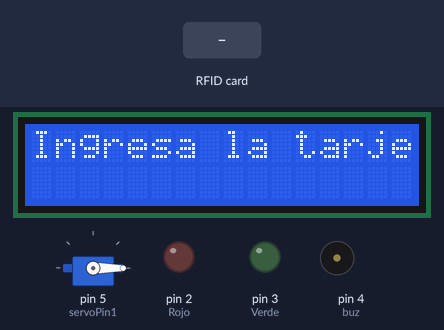
This sketch was run on a simulated Arduino Uno, built with avr-gcc and run on an emulated ATmega328P. Shown: servo, 16×2 character LCD, output pins drawn as LEDs (lit = HIGH), buzzer (waves = sounding, pin HIGH). The inputs (shaded band) are chosen by the test bench. Pins used as bus, display or sensor lines are not drawn; what the sketch prints to the serial monitor is not drawn.

Above: at 1.3 s.
1.4 s: RFID card 5E 7A 19 C4 held to the reader
At 2.5 s:
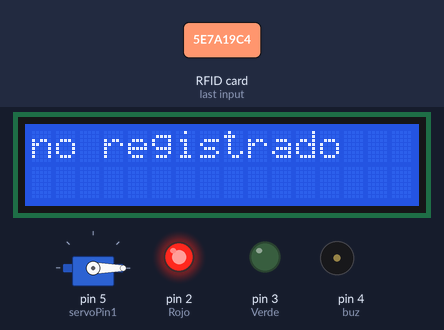
At 4.7 s:
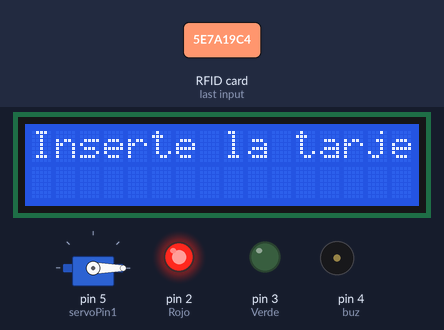
Timing chart, 0 to 6.2 s (numbered marks = the images above; inputs shaded):
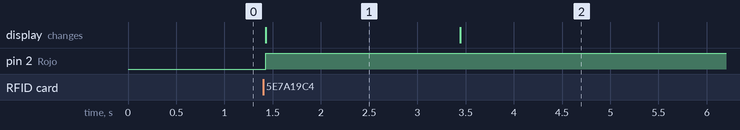

Measured:
- after the input at 1.4 s, pin 2 (Rojo): LOW → HIGH at once; the display: changes at once (image 1)
- what the display in image 1 shows lasts 2.0 s, from 1.4 s to 3.4 s

The sketch:

7.2CM.ino
```cpp
	//Christian Daniel Marroquín Barrios - 2022132
  //Practica 7.2
#include <SPI.h>			//libreria bus SPI
#include <MFRC522.h>			//libreria especifica para MFRC522
#include <Servo.h>//Librerias
#include <Wire.h>
#include <LiquidCrystal_I2C.h>

int Rojo = 2;
int Verde = 3;
const int servoPin1 = 5;
int buz = 4;
Servo servo;
#define RST_PIN  9			//referencia pin de reset
#define SS_PIN  10			//referencia pin de slave select

MFRC522 mfrc522(SS_PIN, RST_PIN);	// crea slave select y reset
LiquidCrystal_I2C lcd(0x27, 16, 2);// Inicializa la pantalla LCD

byte LecturaUID[4]; 				// crea array para almacenar el UID leido
byte Usuario1[4]= {0xB2, 0x054, 0x9E, 0x1C} ;    // UID de tarjeta 1
byte Usuario2[4]= {0xE3, 0x0D4, 0x95, 0xA5} ;    // UID de llavero 1

void setup() {
  Serial.begin(9600);			// inicializa comunicacion por monitor
  SPI.begin();				// inicializa bus SPI
  mfrc522.PCD_Init();			// inicializa modulo lector
  Serial.println("Listo");		// Muestra texto Listo
  servo.attach(servoPin1);
  servo.write(0);
  pinMode(Rojo, OUTPUT);
  pinMode(Verde, OUTPUT);
  pinMode(buz, OUTPUT);

   Wire.begin();// Inicializa la comunicación I2C
  lcd.backlight();// Encender luminación de la LCD

  lcd.begin(16, 2);
  lcd.print("Ingresa la tarjeta");//Imprime el texto

}

void loop() {
  if ( ! mfrc522.PICC_IsNewCardPresent())		// si no hay una tarjeta
    return;						// retorna esperando por una tarjeta

  if ( ! mfrc522.PICC_ReadCardSerial()) 		// no puede obtener datos de la tarjeta
    return;						// retorna esperando por otra tarjeta

    Serial.print("UID:");				// muestra texto UID:
    for (byte i = 0; i < mfrc522.uid.size; i++) {
      if (mfrc522.uid.uidByte[i] < 0x10){
        Serial.print(" 0");				// imprime espacio en blanco y numero cero
        }
        else{
          Serial.print(" ");				// imprime un espacio en blanco
          }
          Serial.print(mfrc522.uid.uidByte[i], HEX);   	// imprime el byte del UID leido
          LecturaUID[i]=mfrc522.uid.uidByte[i];   	// almacena en array el byte
          }

          Serial.print("\t");   			// imprime un espacio de tabulacion

          if(comparaUID(LecturaUID, Usuario1)){//llama a funcion con Usuario1
            lcd.clear();
            Serial.println("Bienvenido");	// si retorna verdadero muestra texto bienvenida
            servo.write(90);
            delay(20);
            lcd.print("Hola Desconocido");
            tone(buz, 445, 2000);

            digitalWrite(Verde, HIGH);
            digitalWrite(Rojo, LOW);
            delay(2000);
            digitalWrite(Verde, LOW);
            digitalWrite(Rojo, HIGH);
            lcd.clear();
            lcd.print("Inserte la tarjeta");//Imprime el texto en la LCD
            servo.write(0);
          }
          else if(comparaUID(LecturaUID, Usuario2)){// llama a funcion con Usuario2
            lcd.clear();
            Serial.println("Bienvenido Marroquín");	// si retorna verdadero muestra texto bienvenida
            servo.write(90);
            delay(20);
            lcd.print("Hola Marroquín");
            tone(buz, 445, 2000);
            digitalWrite(Verde, HIGH);
            digitalWrite(Rojo, LOW);
            delay(2000);
            digitalWrite(Verde, LOW);
            digitalWrite(Rojo, HIGH);
            lcd.clear();
            lcd.print("Inserte la tarjeta");//Imprime el texto en la LCD
            servo.write(0);
          }
          else{
            Serial.println("Usueario falso");	// muestra texto a acceso denegado
            lcd.clear();
            servo.write(0);
            lcd.print("no registrado");
            digitalWrite(Rojo, HIGH);
            delay(2000);
            lcd.clear();
            lcd.print("Inserte la tarjeta");//Imprime el texto en la LCD
          }
                  mfrc522.PICC_HaltA();  		// detiene comunicacion con tarjeta
}

boolean comparaUID(byte lectura[],byte usuario[])	// funcion comparaUID
{
  for (byte i=0; i < mfrc522.uid.size; i++){		// bucle recorre de a un byte por vez
  if(lectura[i] != usuario[i])
    return(false);
  }
  return(true);
}
```
